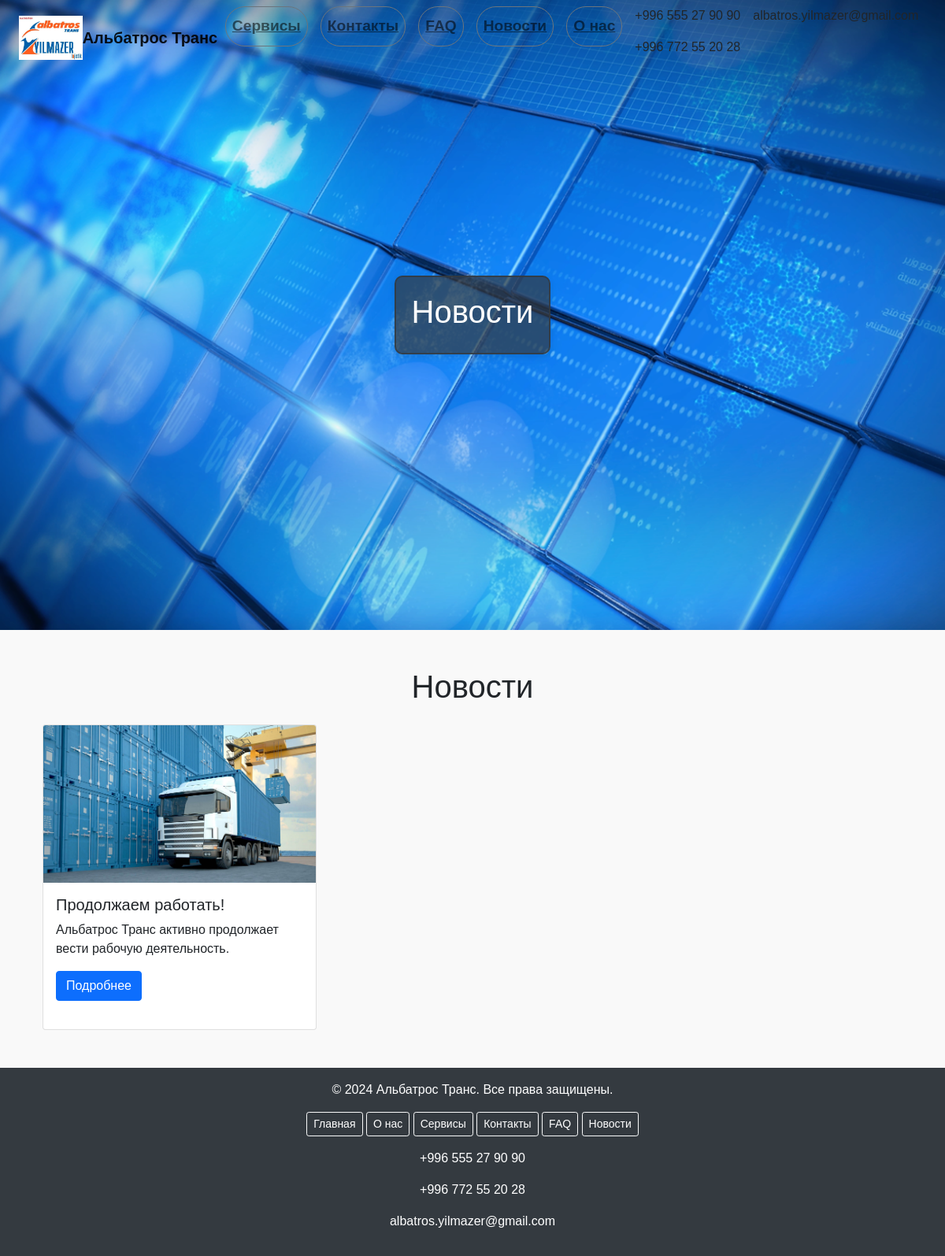
Page /news/ on the committed database.
### main/models.py (models this page shows, shortened)
class News(models.Model):
    title = models.CharField(max_length=200)
    content = models.TextField()
    published_date = models.DateTimeField(auto_now_add=True)
    image = models.ImageField(upload_to='news/')

### main/views.py (the view)
# urls.py: path('news/', views.news, name='news'),
def news(request):
    news_list = News.objects.all()
    return render(request, 'news.html', {'news_list': news_list})

### templates/news.html (shortened to what this page needs)
{% load static %}
<!DOCTYPE html>
<html lang="ru">
<head>
    <link href="https://cdn.jsdelivr.net/npm/bootstrap@5.3.3/dist/css/bootstrap.min.css" rel="stylesheet"
>
    <link href="https://stackpath.bootstrapcdn.com/bootstrap/5.1.3/css/bootstrap.min.css" rel="stylesheet">
</head>
<body>
<nav class="navbar navbar-expand-lg navbar-light fixed-top">
    <div class="container-fluid">
        <img src="{% static 'images/лого.png' %}" style="width: 7%">
        <a class="navbar-brand mx-auto" href="{% url 'index' %}"><strong>Альбатрос Транс</strong></a>
        <div class="collapse navbar-collapse justify-content-center" id="navbarNav">
            <ul class="navbar-nav">
                <li class="nav-item mx-2">
                    <a class="nav-link btn btn-outline-secondary btn-lg fw-bold"
                       href="{% url 'services' %}">Сервисы</a>
                </li>
                <li class="nav-item mx-2">
                    <a class="nav-link btn btn-outline-secondary btn-lg fw-bold"
                       href="{% url 'contact' %}">Контакты</a>
                </li>
                <li class="nav-item mx-2">
                    <a class="nav-link btn btn-outline-secondary btn-lg fw-bold"
                       href="{% url 'faq' %}">FAQ</a>
                </li>
                <li class="nav-item mx-2">
                    <a class="nav-link btn btn-outline-secondary btn-lg fw-bold"
                       href="{% url 'news' %}">Новости</a>
                </li>
                <li class="nav-item mx-2">
                    <a class="nav-link btn btn-outline-secondary btn-lg fw-bold"
                       href="{% url 'about' %}">О нас</a>
                </li>
                <li class="nav-item mx-2">
                    <p>+996 555 27 90 90</p>
                    <p>+996 772 55 20 28</p>
                </li>
                <li class="nav-item mx-2">
                    <p>albatros.yilmazer@gmail.com</p>
                </li>
            </ul>
        </div>
    </div>
</nav>
<div class="header">
    <div class="header-content">
        <h1>Новости</h1>
    </div>
</div>
<div class="container mt-5">
    <h1 class="text-center mb-4">Новости</h1>
    <div class="row row-cols-1 row-cols-md-3 g-4">
        {% for news in news_list %}
        <div class="col">
            <div class="card h-100">
                <img src="{{ news.image.url }}" class="card-img-top" alt="{{ news.title }}">
                <div class="card-body">
                    <h5 class="card-title">{{ news.title }}</h5>
                    <p class="card-text">{{ news.content|truncatewords:30 }}</p>
                    <a href="{% url 'news_detail' news.id %}" class="btn btn-primary">Подробнее</a>
                </div>
            </div>
        </div>
        {% endfor %}
    </div>
</div>
<footer class="footer mt-5 py-3">
    <div class="container text-center">
        <span>© 2024 Альбатрос Транс. Все права защищены.</span>
        <div class="footer-links mt-3">
            <a href="{% url 'index' %}" class="btn btn-outline-light btn-sm">Главная</a>
            <a href="{% url 'about' %}" class="btn btn-outline-light btn-sm">О нас</a>
            <a href="{% url 'services' %}" class="btn btn-outline-light btn-sm">Сервисы</a>
            <a href="{% url 'contact' %}" class="btn btn-outline-light btn-sm">Контакты</a>
            <a href="{% url 'faq' %}" class="btn btn-outline-light btn-sm">FAQ</a>
            <a href="{% url 'news' %}" class="btn btn-outline-light btn-sm">Новости</a>
        </div>
        <div class="footer-icons mt-3">
            <p>+996 555 27 90 90</p>
            <p>+996 772 55 20 28</p>
            <p>albatros.yilmazer@gmail.com</p>
        </div>
    </div>
</footer>
</body>
</html>

### templates/news.html (style rules this page uses)
.navbar { background-color: transparent; transition: background-color 0.5s ease; }
.navbar-nav .nav-link { font-size: 1.2rem; padding: 10px 20px; border-radius: 25px; font-weight: bold; text-decoration: underline; }
.navbar-nav .nav-item { margin: 0 10px; }
.header { background: url('/static/images/фон4.png') no-repeat center top; background-size: cover; height: 100vh; color: white; text-align: center; display: flex; align-items: center; justify-content: center; position: relative; }
.header-content { position: relative; z-index: 1001; }
.header { background-color: #f8f9fa; padding: 20px; }
.header-content { border: 2px solid rgba(52, 58, 64, 0.8); background-color: rgba(52, 58, 64, 0.7); color: #ffffff; padding: 20px; border-radius: 10px; box-shadow: 0 4px 8px rgba(0, 0, 0, 0.1); }
.card { transition: transform 0.3s; margin-bottom: 20px; }
.card-img-top { height: 200px; object-fit: cover; }
.footer { background-color: #343a40; color: white; width: 100%; margin-top: 20px; }
.footer a { color: white; text-decoration: none; }
.footer-icons { margin-top: 10px; }
body { font-family: 'PT Sans', sans-serif; margin: 0; padding: 0; background-color: #f9f9f9; }

### rows in the picture
News: image (picture), title "Продолжаем работать!", content "Альбатрос Транс активно продолжает вести рабочую деятельность."
